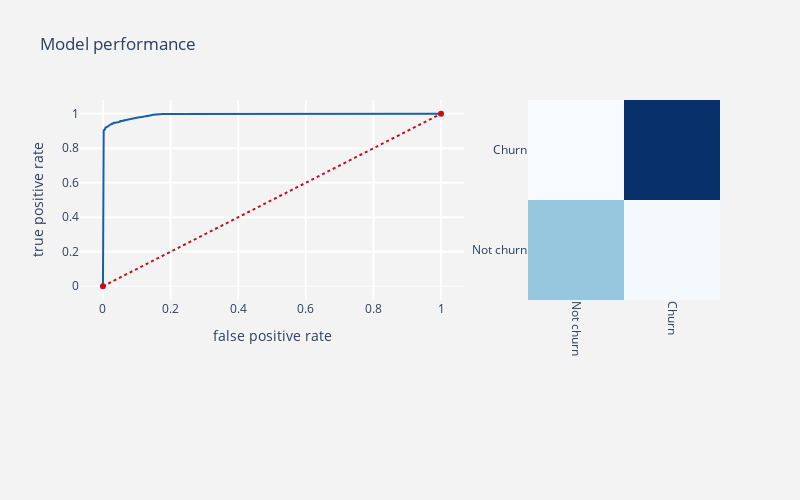

The notebook cell saved with this chart:
### Markdown cell above
### LightGBM

### Code cell
lgb = LGBMClassifier(max_depth = 5, eta = 0.2, num_leaves = 80)
classification_report_and_model_performance(lgb, X_trn,X_tst,
                             y_train,y_test,threshold_plot = True)

### Figure 1 — Plotly figure (JSON) as saved in the notebook; plotly's stock layout.template omitted (floating-point values rounded to 4 significant figures; data arrays with more than 128 entries replaced by an {"elided": "..."} marker saying what was removed)
{"data": [{"line": {"color": "rgb(22, 96, 167)", "width": 2}, "name": "Roc : 0.9422722795499863", "type": "scatter", "x": {"elided": "1023 float values"}, "y": {"elided": "1023 float values"}}, {"line": {"color": "rgb(205, 12, 24)", "dash": "dot", "width": 2}, "type": "scatter", "x": [0, 1], "y": [0, 1]}, {"colorscale": [[0, "rgb(247,251,255)"], [0.125, "rgb(222,235,247)"], [0.25, "rgb(198,219,239)"], [0.375, "rgb(158,202,225)"], [0.5, "rgb(107,174,214)"], [0.625, "rgb(66,146,198)"], [0.75, "rgb(33,113,181)"], [0.875, "rgb(8,81,156)"], [1, "rgb(8,48,107)"]], "name": "matrix", "showscale": false, "type": "heatmap", "x": ["Not churn", "Churn"], "xaxis": "x2", "y": ["Not churn", "Churn"], "yaxis": "y2", "z": [[1261, 124], [82, 3081]]}], "layout": {"autosize": false, "height": 500, "margin": {"b": 200}, "paper_bgcolor": "rgb(243,243,243)", "plot_bgcolor": "rgb(243,243,243)", "showlegend": false, "title": {"text": "Model performance"}, "width": 800, "xaxis": {"domain": [0, 0.6], "gridcolor": "rgb(255, 255, 255)", "gridwidth": 2, "ticklen": 5, "title": {"text": "false positive rate"}}, "xaxis2": {"domain": [0.7, 1], "gridcolor": "rgb(255, 255, 255)", "tickangle": 90}, "yaxis": {"gridcolor": "rgb(255, 255, 255)", "gridwidth": 2, "ticklen": 5, "title": {"text": "true positive rate"}, "zerolinewidth": 1}, "yaxis2": {"anchor": "x2", "gridcolor": "rgb(255, 255, 255)"}}}
